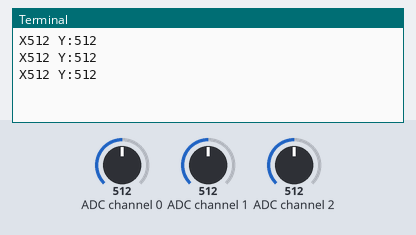
A program run on a simulated Raspberry Pi (BCM pin numbers). Parts: the last lines printed to the terminal. The inputs (shaded band) are chosen by the test bench; at power-on: ADC channel 1 = 512, ADC channel 2 = 512, ADC channel 0 = 512 (analog values on the 0–1023 scale).

Above: at 1.2 s.
1.3 s: ADC channel 1 set to 716
At 1.9 s:
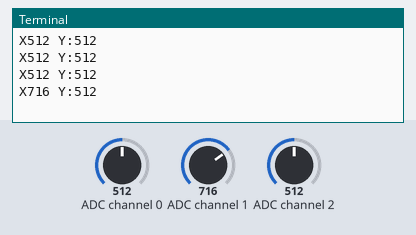
2.8 s: ADC channel 2 set to 716
At 3.4 s:
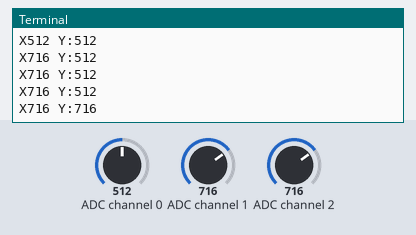
4.3 s: ADC channel 1 set to 900
At 4.9 s:
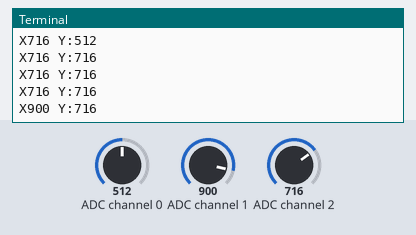
5.8 s: ADC channel 2 set to 900
At 6.4 s:
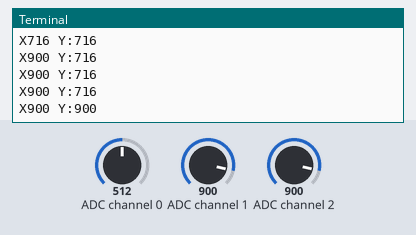
Timing chart, 0 to 8.3 s (numbered marks = the images above; inputs shaded):
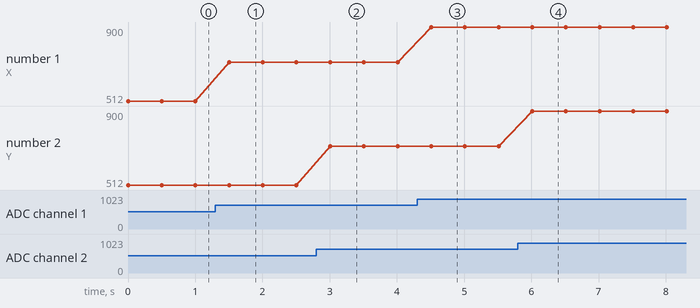

The program:

joystick.py
```python
import spidev  # SPI 통신을 위한 spidev 라이브러리 임포트
import time  # 딜레이를 주기 위한 time 라이브러리 임포트

# 변수 초기화
delay = 0.5  # 다음 읽기 사이의 대기 시간 설정 (0.5초)
sw_channel = 0  # 스위치가 연결된 ADC 채널 설정 (채널 0)
vrx_channel = 1  # 조이스틱 X축이 연결된 ADC 채널 설정 (채널 1)
vry_channel = 2  # 조이스틱 Y축이 연결된 ADC 채널 설정 (채널 2)

# SPI 설정
spi = spidev.SpiDev()  # SPI 객체 생성
spi.open(0, 0)  # SPI 버스 0과 장치 0을 엽니다 (SPI0, CE0)
spi.max_speed_hz = 100000  # SPI 통신 속도 설정 (100kHz)

# ADC 값을 읽는 함수 정의
def readadc(adcnum):
    # ADC 채널 번호가 유효한지 확인 (0에서 7 사이여야 함)
    if adcnum > 7 or adcnum < 0:
        return -1  # 유효하지 않은 경우 -1 반환

    # SPI를 통해 데이터 전송 및 수신
    # 1: 시작 비트
    # 8 + adcnum << 4: 단일 종료 비트와 ADC 채널을 선택하는 비트
    # 0: 의미 없는 비트 (데이터 수신을 위한 자리)
    r = spi.xfer2([1, 8 + adcnum << 4, 0])

    # 수신된 3바이트의 데이터를 10비트 정수로 변환
    data = ((r[1] & 3) << 8) + r[2]
    return data  # 변환된 10비트 데이터를 반환

# 무한 루프
while True:
    vrx_pos = readadc(vrx_channel)  # 조이스틱 X축 값을 읽어옴
    vry_pos = readadc(vry_channel)  # 조이스틱 Y축 값을 읽어옴
    sw_val = readadc(sw_channel)  # 스위치 값을 읽어옴

    # 읽은 값을 형식에 맞게 출력
    print("X{} Y:{}".format(vrx_pos, vry_pos, sw_val))

    # 다음 읽기 전에 0.5초 대기
    time.sleep(delay)
```

Measured:
- after the input at 1.3 s, the terminal: prints a new line after 0.20 s (image 1)
- after the input at 2.8 s, the terminal: prints a new line after 0.21 s (image 2)
- after the input at 4.3 s, the terminal: prints a new line after 0.21 s (image 3)
- after the input at 5.8 s, the terminal: prints a new line after 0.21 s (image 4)
- plotted number 1: 512 → 716 after the input at 1.3 s, 716 → 900 after the input at 4.3 s
